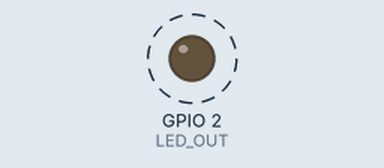
A program run on a simulated ESP32-S3. Parts: output pins drawn as LEDs (lit = HIGH). Dashed ring = blinking.

Above: at 0.5 s.
Timing chart, 0 to 4.6 s (numbered marks = the images above):
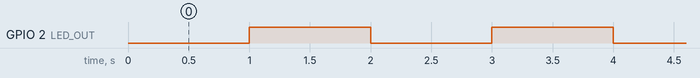

Measured:
- by itself, GPIO 2 (LED_OUT): alternates HIGH for 1.0 s and LOW for 1.0 s

The program:

main.cpp
```cpp
#include <Arduino.h>

int LED_OUT = 2;
// 将LED正极介入GPIO2口，右边从上数第4个引脚。

void setup() {
  pinMode(LED_OUT, OUTPUT);
}

void loop() {
  digitalWrite(LED_OUT, LOW);
  delay(1000);
  digitalWrite(LED_OUT, HIGH);
  delay(1000);
}
```
